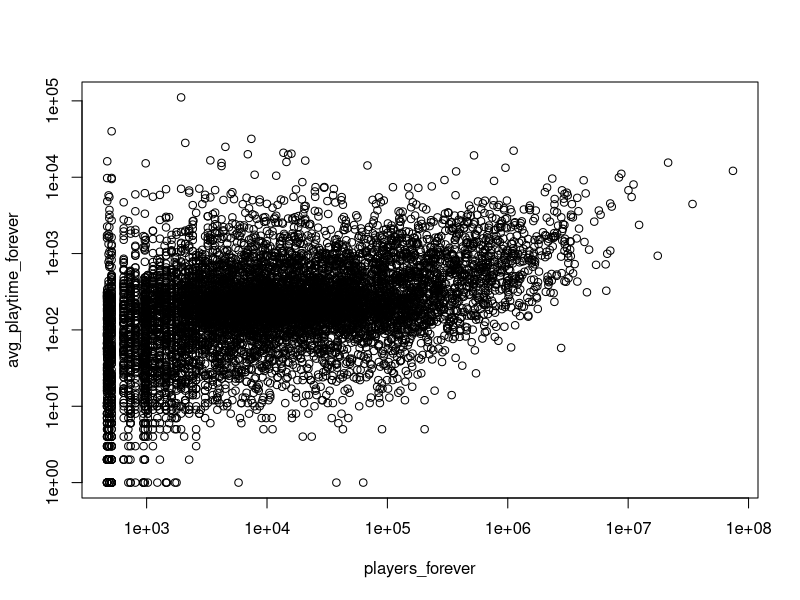
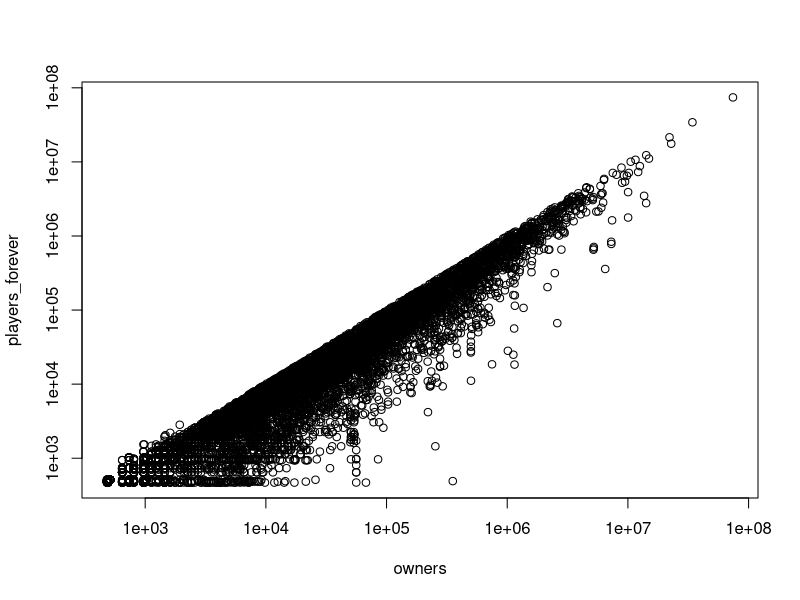
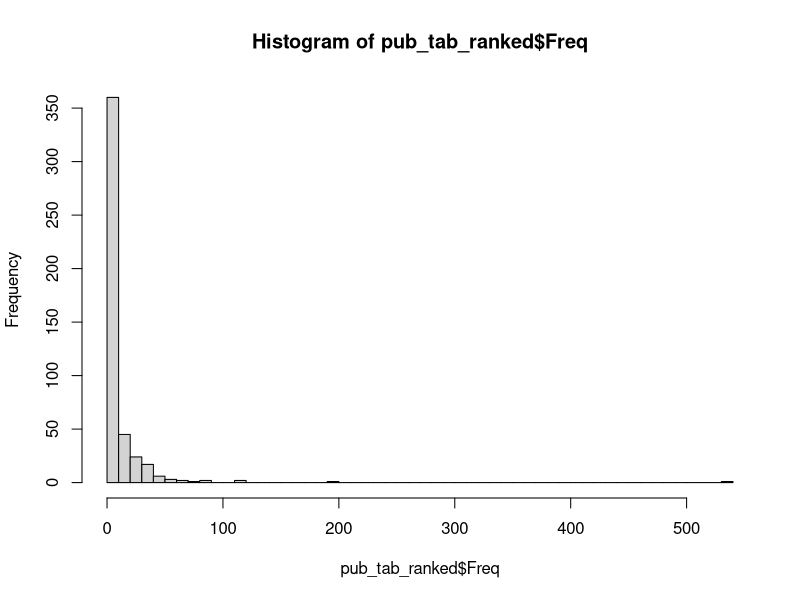

The R script that drew these images, in order:
# Set working directory to your workspace ...
setwd("/my/workspace/steam-spy-analysis")

# Read and display data
ss_data = read.csv("output/steamspy_out.csv") 
ss_data

plot(ss_data$players_forever,
     ss_data$avg_playtime_forever,
     xlab="players_forever", 
     ylab="avg_playtime_forever",
     log = "xy")  

plot(ss_data$owners,
     ss_data$players_forever,
     xlab="owners", 
     ylab="players_forever",
     log = "xy")  


pub_tab <- as.data.frame(table(ss_data$publisher));
pub_tab_gt2    = pub_tab[pub_tab$Freq > 2, ]
pub_tab_ranked = pub_tab_gt2[order(pub_tab_gt2$Freq, decreasing = TRUE), ]

hist(pub_tab_ranked$Freq, breaks=50)
head(pub_tab_ranked,30)
